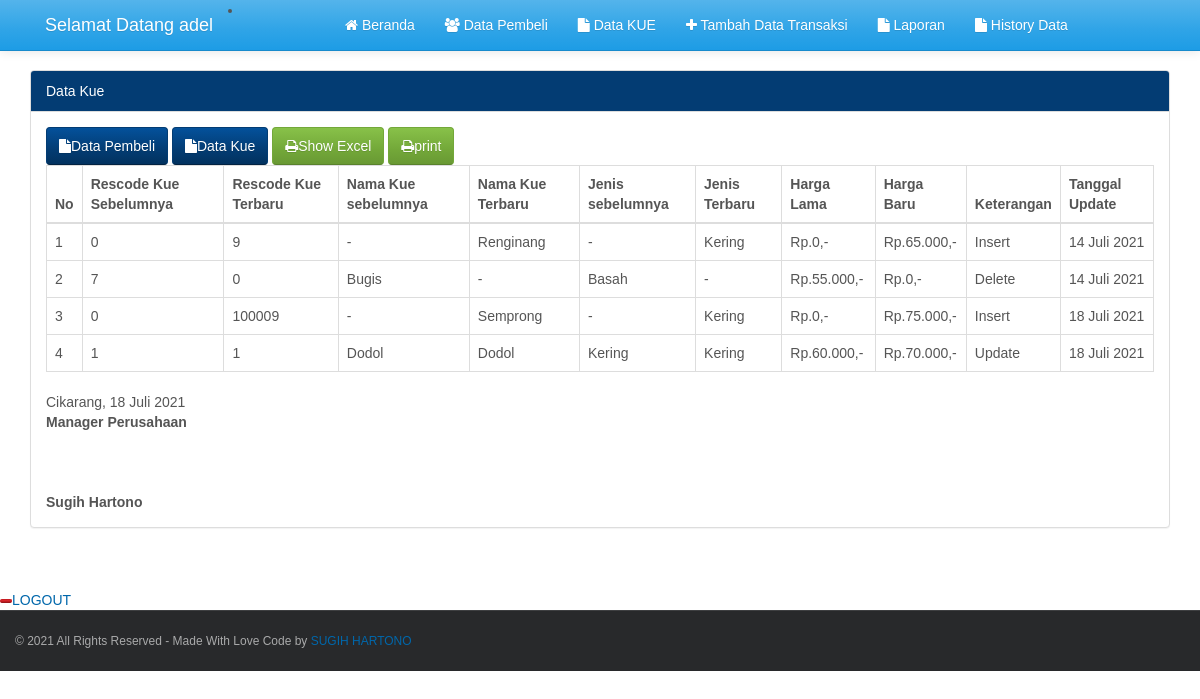
The page /uas_basis_data/log_kue.php (signed in) on the database its author committed.
### tables this page shows
CREATE TABLE `log_kue` (
  `id_log` int(10) NOT NULL,
  `kode_kue_lama` int(100) DEFAULT NULL,
  `kode_kue_baru` int(100) DEFAULT NULL,
  `nama_kue_lama` varchar(100) DEFAULT NULL,
  `nama_kue_baru` varchar(100) DEFAULT NULL,
  `jenis_kue_lama` varchar(20) DEFAULT NULL,
  `jenis_kue_baru` varchar(20) DEFAULT NULL,
  `harga_jual_lama` varchar(100) DEFAULT NULL,
  `harga_jual_baru` varchar(100) DEFAULT NULL,
  `ket` varchar(10) NOT NULL,
  `waktu` date DEFAULT NULL
);

### uas_basis_data/fungsi/fungsi_rupiah.php (called while the page is built)
<?php
function rupiah($angka,$pre=0){
        $jadi="Rp.".number_format($angka,$pre,',','.').",-";
        return $jadi;
    }
?>

### uas_basis_data/fungsi/fungsi_indotgl.php (called while the page is built, shortened)
<?php
	function tgl_indo($tgl){
			$tanggal = substr($tgl,8,2);
			$bulan = getBulan(substr($tgl,5,2));
			$tahun = substr($tgl,0,4);
			return $tanggal.' '.$bulan.' '.$tahun;
	}
	function getBulan($bln){
				switch ($bln){
					case 7:
						return "Juli";
						break;
				}
			}
?>

### uas_basis_data/db.php (called while the page is built, shortened)
<?php
$hari_ini = date("Y-m-d");
?>

### uas_basis_data/log_kue.php (the view, shortened to what this page needs)
<?php
include("db.php");
include("fungsi/fungsi_rupiah.php");
include("fungsi/fungsi_indotgl.php");
?>
<!DOCTYPE html>
<html>
<head>
    <?php include("include/css.php"); ?>
</head>
<body>
    <header>
        <?php include("include/header.php"); ?>
    </header>
    <div class='container' style='margin-top:70px'>
        <div class='row' style='min-height:520px'>
            <div class='col-md-12'>
                <div class='panel panel-info'>
                    <div class='panel-heading'>Data Kue</div>
                    <div class='panel-body'>
                        <a class='btn btn-info' href='log_pembeli.php'><i class='fa fa-file'></i>Data Pembeli</a>
                        <a class='btn btn-info' href='log_kue.php'><i class='fa fa-file'></i>Data Kue</a>
                        <a href="excel_log_kue.php" class="btn btn-success" target="_blank"><i class="fa fa-print"></i>Show Excel</a>
						<a href="cetak_log_kue.php" class="btn btn-success" target="_blank"><i class="fa fa-print"></i>print</a>
                        <table class="table table-hover table-bordered">
                            <thead>
                                <tr>
                                    <th>No</th>
                                    <th>Rescode Kue Sebelumnya</th>
                                    <th>Rescode Kue Terbaru</th>
                                    <th>Nama Kue sebelumnya</th>
                                    <th>Nama Kue Terbaru</th>
                                    <th>Jenis sebelumnya</th>
                                    <th>Jenis Terbaru</th>
                                    <th>Harga Lama</th>
                                    <th>Harga Baru</th>
                                    <th>Keterangan</th>
                                    <th>Tanggal Update</th>
                                </tr>
                            </thead>
                            <tbody>
                                <?php
                                $no = 1;
                                $sqlquery = "SELECT * FROM log_kue";
                                if ($result = mysqli_query($con, $sqlquery)) {
                                    while ($row = mysqli_fetch_assoc($result)) {
                                ?>
                                        <tr>
                                            <td><?php echo $no; ?></td>
                                            <td><?php echo $row["kode_kue_lama"]; ?></td>
                                            <td><?php echo $row["kode_kue_baru"]; ?></td>
                                            <td><?php echo $row["nama_kue_lama"]; ?></td>
                                            <td><?php echo $row["nama_kue_baru"]; ?></td>
                                            <td><?php echo $row["jenis_kue_lama"]; ?></td>
                                            <td><?php echo $row["jenis_kue_baru"]; ?></td>
                                            <td><?php echo rupiah($row["harga_jual_lama"]); ?></td>
                                            <td><?php echo rupiah($row["harga_jual_baru"]); ?></td>
                                            <td><?php echo $row["ket"]; ?></td>
                                            <td><?php echo tgl_indo($row["waktu"]); ?></td>
                                                                                    </tr>
                                <?php
                                 $no ++;   }
                                }
                                ?>
                            </tbody>
                        </table>
                        <div>
							Cikarang, <?php echo tgl_indo($hari_ini); ?><br>
							<b>Manager Perusahaan</b>
							<p>&nbsp;</p>
							<p>&nbsp;</p>
							<b>Sugih Hartono</b>
							</div>
                    </div>
                </div>
            </div>
        </div>
    </div>
    <?php include("include/footer.php"); ?>
</body>
</html>

### uas_basis_data/css/style.css (style rules this page uses)
body { font-family:Arial, Sans-Serif; }
a { color:#0067ab; text-decoration:none; }

### rows shown on the page
log_kue: kode_kue_lama "0", kode_kue_baru "9", nama_kue_lama "-", nama_kue_baru "Renginang", jenis_kue_lama "-", jenis_kue_baru "Kering", harga_jual_lama "Rp.0,-", harga_jual_baru "Rp.65.000,-", ket "Insert", waktu "14 Juli 2021"
log_kue: kode_kue_lama "7", kode_kue_baru "0", nama_kue_lama "Bugis", nama_kue_baru "-", jenis_kue_lama "Basah", jenis_kue_baru "-", harga_jual_lama "Rp.55.000,-", harga_jual_baru "Rp.0,-", ket "Delete", waktu "14 Juli 2021"
log_kue: kode_kue_lama "0", kode_kue_baru "100009", nama_kue_lama "-", nama_kue_baru "Semprong", jenis_kue_lama "-", jenis_kue_baru "Kering", harga_jual_lama "Rp.0,-", harga_jual_baru "Rp.75.000,-", ket "Insert", waktu "18 Juli 2021"
log_kue: kode_kue_lama "1", kode_kue_baru "1", nama_kue_lama "Dodol", nama_kue_baru "Dodol", jenis_kue_lama "Kering", jenis_kue_baru "Kering", harga_jual_lama "Rp.60.000,-", harga_jual_baru "Rp.70.000,-", ket "Update", waktu "18 Juli 2021"

### other values the page prints
$_SESSION['username'] "adel"
tgl_indo($hari_ini) "18 Juli 2021"
